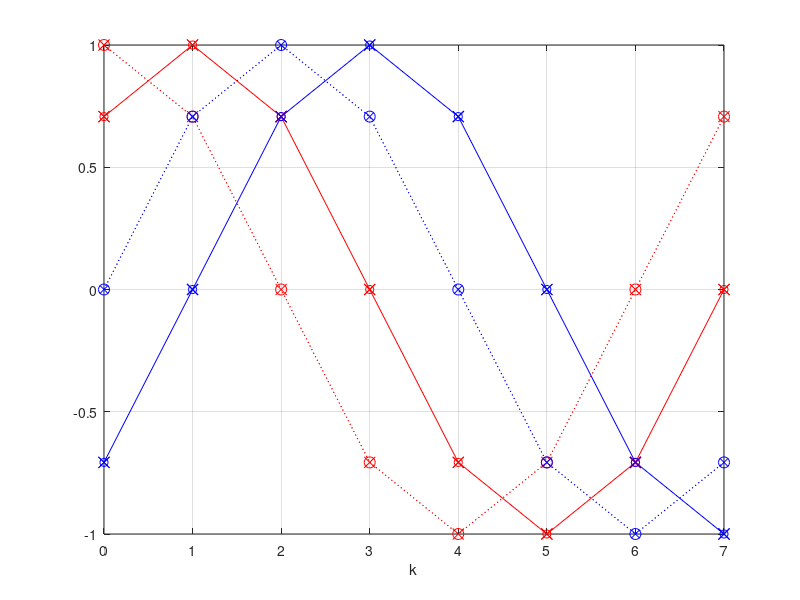
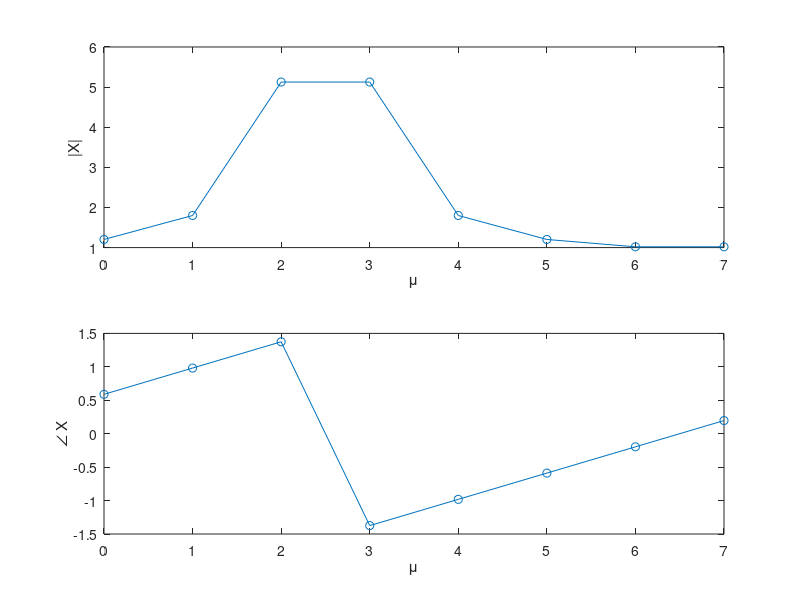

These figures' MATLAB source, in order:
clear all;
clc;
debug_flag = 1;

N = 8;
k = [0:N-1]';
K = k.*k'; % outer product
F = exp(+1j*2*pi/N * K);  %Fourier matrix

%matlab / python / engineering convention
DFT = F';
IDFT = 1/N*F;

% Task 11.1 D394560597
phi = -pi/4
kappa = -phi/(2*pi/N) % positive is delay, negative leading
 % ' operator is not good here, .' would be needed, so make it more obvious:

 
% complex x[k]
xmu = transpose([0 N*exp(1j*phi) 0 0 0 0 0 0])
xk = IDFT*xmu

subplot(1,1,1)
plot(k, cos(2*pi/N*k), 'or:', 'markersize',8), hold on
plot(k, sin(2*pi/N*k), 'ob:', 'markersize',8)
plot(k, real(IDFT(:,2))*N, 'xr:', 'markersize',8)
plot(k, imag(IDFT(:,2))*N, 'xb:')

plot(k, real( IDFT(:,2) * xmu(2) ), 'or-')
plot(k, imag( IDFT(:,2) * xmu(2) ), 'ob-')

%using phi
plot(k, cos(2*pi/N*k + phi), 'xr', 'markersize',8)
plot(k, sin(2*pi/N*k + phi), 'xb', 'markersize',8)
% using kappa
plot(k, cos(2*pi/N*(k - kappa)), 'xr', 'markersize',8)
plot(k, sin(2*pi/N*(k - kappa)), 'xb', 'markersize',8)

hold off
grid on
xlabel('k')

% real x[k]
xmu = transpose([0 N/2*exp(1j*phi) 0 0 0 0 0 N/2*exp(-1j*phi)])
xk = IDFT*xmu




%%
% Task 11.2 0C30EB5E76
xk = exp(+1j*2*pi/N * 2.5 * k) % 2pi/(2N/5), thus 2N periodic

xmu = DFT*xk;
abs(xmu)
angle(xmu) / pi * 16

figure
subplot(2,1,1)
plot(k,abs(xmu), 'o-')
xlabel('\mu')
ylabel('|X|')
subplot(2,1,2)
plot(k,angle(xmu), 'o-')
xlabel('\mu')
ylabel('\angle X')
